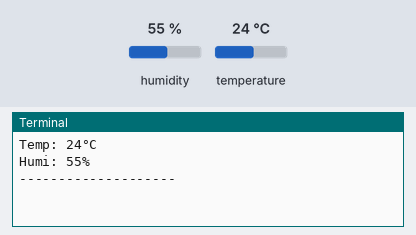
A program run on a simulated Raspberry Pi (BCM pin numbers). On the bench: the last lines printed to the terminal. The test bench sets the inputs (shaded band); at power-on: humidity 55 %, temperature 24 °C. Databases and web services accept everything at once and return nothing.

Above: at 1.2 s.
1.3 s: humidity set to 22 %
At 3.5 s:
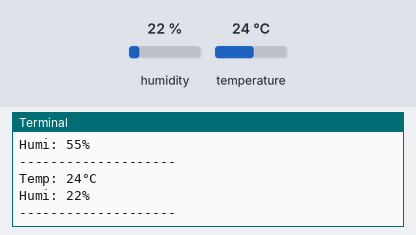
4.3 s: temperature set to 12 °C
At 6.0 s:
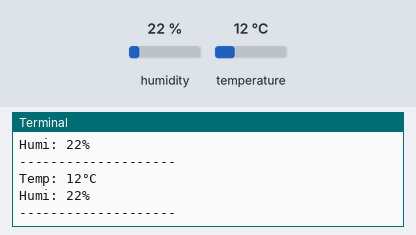
7.3 s: humidity set to 40 %
At 9.6 s:
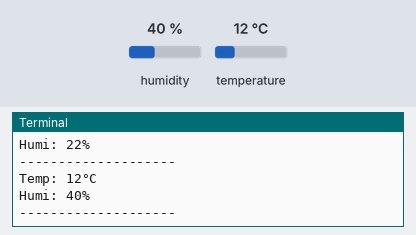
Timing chart, 0 to 11.1 s (numbered marks = the images above; inputs shaded):
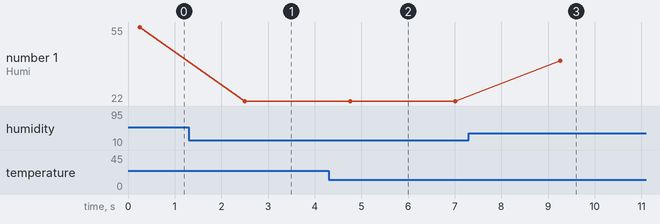

The program:

dht11.py
```python
# pip install adafruit-circuitpython-dht
# sudo apt install libgpiod2

# import RPi.GPIO as GPIO
import time
import adafruit_dht
import board
import mysql.connector

#dhtPin = 2

# adafruit-dht라이브러리가 GPIO를 자동으로 관리함
# GPIO.setmode(GPIO.BCM)
# GPIO.setup(dhtPin, GPIO.IN)

# DHT11 센서를 GPIO 2번 핀에 연결
dht = adafruit_dht.DHT11(board.D2)

# DB 연결
conn = mysql.connector.connect(
    host="localhost",
    user="test",          # 만든 사용자
    password="12345",       # 해당 사용자 비밀번호
    database="test_db"
)
cursor = conn.cursor()

try:
	while True:
		try:
			# 센서에서 온도와 습로 값으로 읽어옴
			temperature = dht.temperature
			humidity = dht.humidity

			if temperature is not None and humidity is not None:
				print(f"Temp: {temperature}°C")
				print(f"Humi: {humidity}%")
				print("-"*20)

                # DB에 데이터 삽입
				sql = "INSERT INTO tempHumData (temp, humid) VALUES (%s, %s)"
				val = (temperature, humidity)
				cursor.execute(sql, val)
				conn.commit()

			else:
				print("데이터 읽기 실패")

		except RuntimeError as error:
			print(f"센서 읽기 오류 :{error.args[0]}")

		time.sleep(2)

except KeyboardInterrupt:
	print("\n프로그램 종료")

finally:
	dht.exit()
```

Measured:
- after the input at 1.3 s, the terminal: prints a new line after 1.2 s (image 1)
- after the input at 4.3 s, the terminal: prints a new line after 0.46 s (image 2)
- after the input at 7.3 s, the terminal: prints a new line after 2.0 s (image 3)
- plotted number 1: 55 → 22 after the input at 1.3 s, 22 → 40 after the input at 7.3 s
